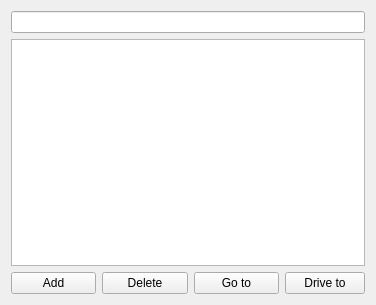
<?xml version="1.0" encoding="UTF-8"?>
<ui version="4.0">
 <author>Jim Morris</author>
 <class>PoiForm</class>
 <widget class="QWidget" name="PoiForm">
  <property name="geometry">
   <rect>
    <x>0</x>
    <y>0</y>
    <width>376</width>
    <height>305</height>
   </rect>
  </property>
  <layout class="QGridLayout" name="gridLayout">
   <item row="1" column="0" colspan="7">
    <widget class="QLineEdit" name="coordinates">
     <property name="alignment">
      <set>Qt::AlignCenter</set>
     </property>
     <property name="readOnly">
      <bool>true</bool>
     </property>
    </widget>
   </item>
   <item row="2" column="0" colspan="7">
    <widget class="QListWidget" name="poiList"/>
   </item>
   <item row="3" column="0" colspan="2">
    <widget class="QPushButton" name="add">
     <property name="text">
      <string>Add</string>
     </property>
    </widget>
   </item>
   <item row="3" column="2" colspan="2">
    <widget class="QPushButton" name="del">
     <property name="text">
      <string>Delete</string>
     </property>
    </widget>
   </item>
   <item row="3" column="4" colspan="2">
    <widget class="QPushButton" name="go">
     <property name="text">
      <string>Go to</string>
     </property>
    </widget>
   </item>
   <item row="3" column="6">
    <widget class="QPushButton" name="drive">
     <property name="text">
      <string>Drive to</string>
     </property>
    </widget>
   </item>
  </layout>
  <action name="actionQuit">
   <property name="text">
    <string>Quit</string>
   </property>
  </action>
 </widget>
 <resources/>
 <connections/>
</ui>
